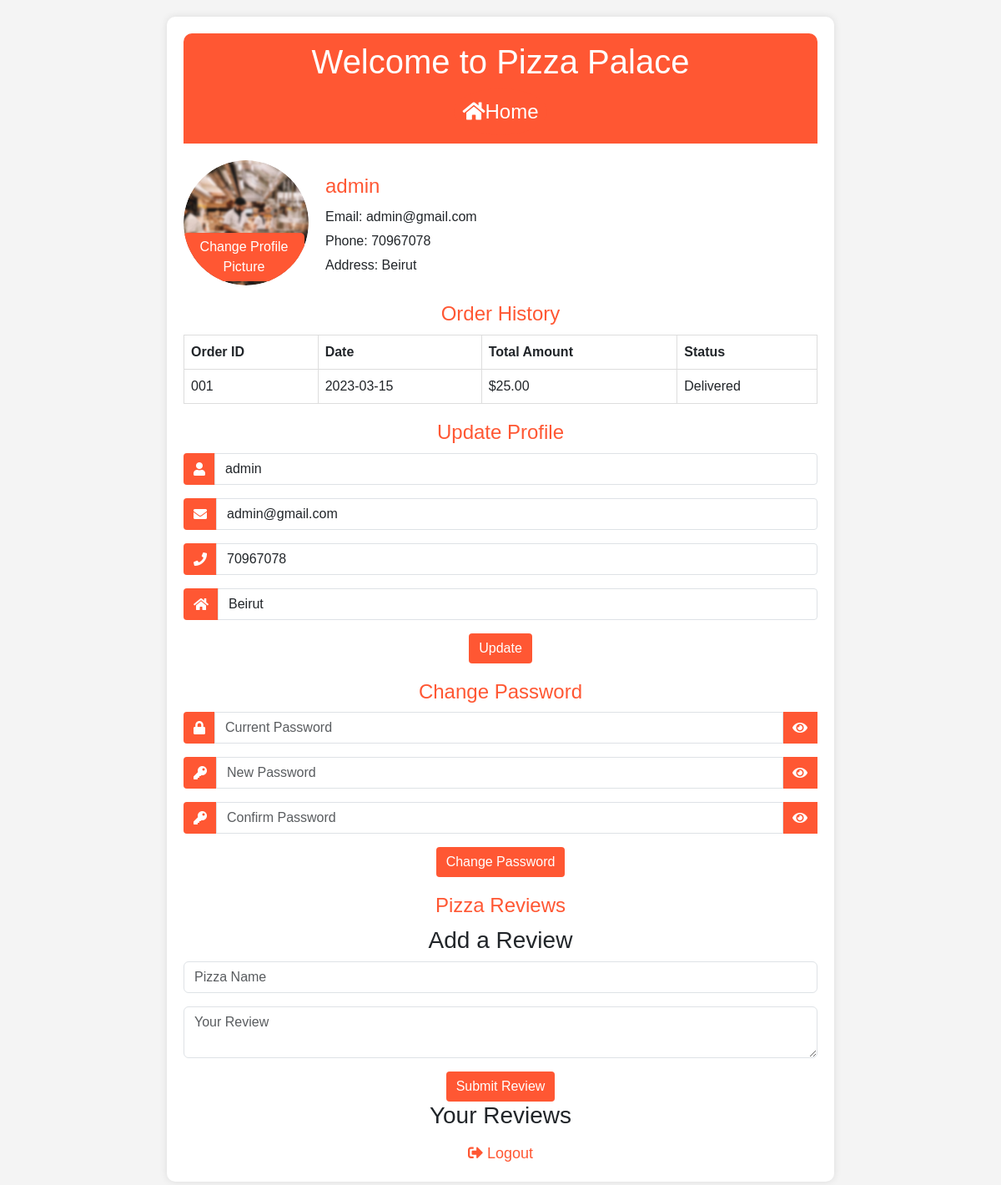
Screenshot of /PL/profile.php (signed in) with the database file from the repository.
### tables this page shows
CREATE TABLE `customer` (
  `ID` int(11) NOT NULL,
  `username` varchar(255) NOT NULL,
  `name` varchar(255) DEFAULT NULL,
  `password` varchar(255) NOT NULL,
  `email` varchar(255) NOT NULL,
  `phone` varchar(20) DEFAULT NULL,
  `Address` varchar(255) DEFAULT NULL,
  `image` varchar(255) DEFAULT NULL,
  `role` int(11) DEFAULT 0,
  `birthdate` date DEFAULT NULL
);

### PL/profile.php (the view, shortened to what this page needs)
<?php
require 'connection.php';
if (isset($_SESSION['username'])) {
    $username = $_SESSION['username'];
    $query=$conn->prepare("Select password,email,phone,Address,image from customer where username=?");
    $query->bind_param('s',$username);
    $query->execute();
    $result=$query->get_result();
    $row=$result->fetch_assoc();
    $email=$row['email'];
    $phone=$row['phone'];
    $address=$row['Address'];
    $image=$row['image'];
} else {
    $username = "Guest";
}
?>
<!DOCTYPE html>
<html lang="en">
<head>
    <link rel="stylesheet" href="https://cdn.jsdelivr.net/npm/bootstrap@5.3.0/dist/css/bootstrap.min.css">
    <link rel="stylesheet" href="https://cdnjs.cloudflare.com/ajax/libs/font-awesome/5.15.1/css/all.min.css">
</head>
<body>
    <div class="container">
        <header>
            <h1>Welcome to Pizza Palace</h1>
            <a href="homepage.php" class="back-home"><i class="fas fa-home bg-orange"></i><span>Home</span></a>
        </header>
        <?php if (isset($_SESSION['username'])) { ?>
        <section class="profile">
            <div class="profile-image">
                <img src="<?php echo $image; ?>" alt="Profile Picture" class="img-fluid rounded-circle">
                <label for="profile-image-upload" class="profile-image-button">Change Profile Picture</label>
            </div>
            <div class="profile-details">
    <h2 id="profile-username"><?php echo $username; ?></h2>
    <p>Email: <span id="profile-email"><?php echo $email; ?></span></p>
    <p>Phone: <span id="profile-phone"><?php echo $phone; ?></span></p>
    <p>Address: <span id="profile-address"><?php echo $address; ?></span></p>
</div>
        </section>
        <section class="orders">
            <h2>Order History</h2>
            <table class="table">
                <thead class="bg-primary text-white">
                    <tr>
                        <th>Order ID</th>
                        <th>Date</th>
                        <th>Total Amount</th>
                        <th>Status</th>
                    </tr>
                </thead>
                <tbody>
                    <tr>
                        <td>001</td>
                        <td>2023-03-15</td>
                        <td>$25.00</td>
                        <td>Delivered</td>
                    </tr>
                </tbody>
            </table>
        </section>
        <section class="update-profile">
            <h2>Update Profile</h2>
            <form method="post" id="update-profile">
                <div class="mb-3 input-group">
                    <span class="input-group-text">
                        <i class="fas fa-user"></i>
                    </span>
                    <input type="text" id="username" name="username" value="<?php echo $username; ?>" required class="form-control">
                </div>
                <div class="mb-3 input-group">
                    <span class="input-group-text">
                        <i class="fas fa-envelope"></i>
                    </span>
                    <input type="email" id="email" name="email" value="<?php echo $email; ?>" required class="form-control">
                </div>
                <div class="mb-3 input-group">
                    <span class="input-group-text">
                        <i class="fas fa-phone"></i>
                    </span>
                    <input type="tel" id="phone" name="phone" value="<?php echo $phone; ?>" required class="form-control">
                </div>
                <div class="mb-3 input-group">
                    <span class="input-group-text">
                        <i class="fas fa-home"></i>
                    </span>
                    <input type="text" id="address" name="address" value="<?php echo $address; ?>" required class="form-control">
                </div>
                <button type="submit" class="btn btn-orange">Update</button>
            </form>
        </section>
<section class="update-password">
    <h2>Change Password</h2>
    <form method="post" id="change-password">
        <div class="mb-3 input-group">
            <span class="input-group-text">
                <i class="fas fa-lock"></i>
            </span>
            <input type="password" id="current-password" name="current-password" required class="form-control" placeholder="Current Password">
            <span class="input-group-text toggle-password" id="toggle-current-password">
                <i class="fas fa-eye"></i>
            </span>
        </div>
        <div class="mb-3 input-group">
            <span class="input-group-text">
                <i class="fas fa-key"></i>
            </span>
            <input type="password" id="new-password" name="new-password" required class="form-control" placeholder="New Password">
            <span class="input-group-text toggle-password" id="toggle-new-password">
                <i class="fas fa-eye"></i>
            </span>
        </div>
        <div class="mb-3 input-group">
            <span class="input-group-text">
                <i class="fas fa-key"></i>
            </span>
            <input type="password" id="confirm-password" name="confirm-password" required class="form-control" placeholder="Confirm Password">
            <span class="input-group-text toggle-password" id="toggle-confirm-password">
                <i class="fas fa-eye"></i>
            </span>
        </div>
        <button type="submit" class="btn btn-orange">Change Password</button>
    </form>
</section>
        <section class="pizza-reviews">
            <h2>Pizza Reviews</h2>
            <div class="review-form">
                <h3>Add a Review</h3>
                <form method="post" id="add-review">
                    <div class="mb-3">
                        <input type="text" id="pizza-name" name="pizza-name" placeholder="Pizza Name" required class="form-control">
                    </div>
                    <div class="mb-3">
                        <textarea id="review-text" name="review-text" placeholder="Your Review" required class="form-control"></textarea>
                    </div>
                    <button type="submit" class="btn btn-orange">Submit Review</button>
                </form>
            </div>
            <div class="user-reviews">
                <h3>Your Reviews</h3>
            </div>
      </section>
        <section class="logout">
            <a href="logout.php" class="logout-link"><i class="fas fa-sign-out-alt"></i> Logout</a>
        </section>
        <?php } ?>
    </div>
</body>
</html>

### PL/profile.php (style rules this page uses)
body { font-family: Arial, sans-serif; background-color: #f4f4f4; margin: 0; padding: 0; }
.container { background-color: #fff; border-radius: 10px; box-shadow: 0 0 10px rgba(0, 0, 0, 0.1); text-align: center; max-width: 800px; margin: 20px auto; padding: 20px; }
header { background-color: #FF5733; color: #fff; padding: 10px 0; border-radius: 10px 10px 0 0; font-size: 24px; }
.profile { display: flex; align-items: center; margin: 20px 0; }
.profile-image { width: 150px; height: 150px; border-radius: 50%; overflow: hidden; position: relative; }
.profile-image img { width: 100%; height: 100%; object-fit: cover; }
.profile-image-button { position: absolute; bottom: 5px; right: 5px; background-color: #FF5733; color: #fff; padding: 5px 10px; cursor: pointer; border-radius: 5px; }
.profile-details { text-align: left; margin-left: 20px; }
h2 { font-size: 24px; color: #FF5733; margin: 10px 0; }
p { margin: 5px 0; }
.orders { margin-top: 20px; }
table { width: 100%; border-collapse: collapse; background-color: #fff; }
table, th, td { border: 1px solid #ddd; }
th, td { padding: 8px; text-align: left; }
th { background-color: #FF5733; color: #fff; }
.update-profile, .update-password { margin: 20px 0; }
.input-group { margin: 10px 0; }
.input-group-text { background-color: #FF5733; color: #fff; border: none; border-radius: 4px 0 0 4px; }
.input-group input { border-radius: 0 4px 4px 0; }
.btn { background-color: #FF5733; color: #fff; border: none; border-radius: 4px; cursor: pointer; }
.logout-link { color: #FF5733; font-size: 18px; text-decoration: none; }
.back-home { background-color: #FF5733; color: #fff; border-radius: 50%; padding: 10px; display: inline-block; }
header a { text-decoration:none; }

### rows the page displays
customer: image (picture), email "admin@gmail.com", phone "70967078", Address "Beirut", address "Beirut"

### other values shown
$username "admin"
